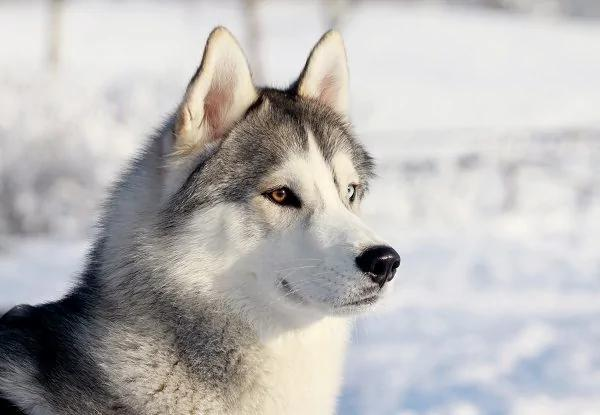
#> input picture hus.jpg, 600 x 415 px, found by its file name
$ python tmp.py
#> lines starting #> are read from the running program, lines starting #| are printed output that depends on the picture
import numpy as np
import cv2


x=np.array([1,2])
y=np.array([3,4])
print(x+y)

img = np.zeros([500,500],dtype="float32")
img2 = np.zeros([500,500],dtype="float32")
img3 = np.zeros([500,500],dtype="float32")
img4 = np.zeros([500,500],dtype="uint8")

for i in range(500):
    for j in range(500):
        img[i][j]=(np.sin(0.5*j+25)+np.sin(0.5*i+25))/2

for i in range(5):
    for j in range(5):
        if((i+j)%2==0):
            for k in range(100):
                for l in range(100):
                    img4[i*100+k][j*100+l]=255

img5=cv2.imread('C:\\Users\\user\\pythontmp\\hus.jpg',-1)
#> img5 is the input picture: shape (415, 600, 3); mean B, G, R 183.7, 184.9, 187
#(b, g, r)=cv2.split(img5)
#img5=cv2.merge([r,g,b])
color=np.zeros((415,600,3),dtype="uint8")
color[:,:,1]=img5[:,:,1]
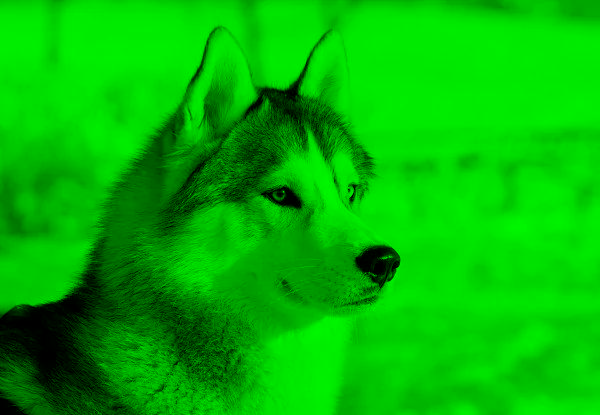
#> color: shape (415, 600, 3); mean B, G, R 0, 184.9, 0
cv2.imshow("img5",img5)
cv2.imshow("img_B",color)
# [6 lines of commented-out code are left out]
cv2.waitKey(0)
cv2.destroyAllWindows()
